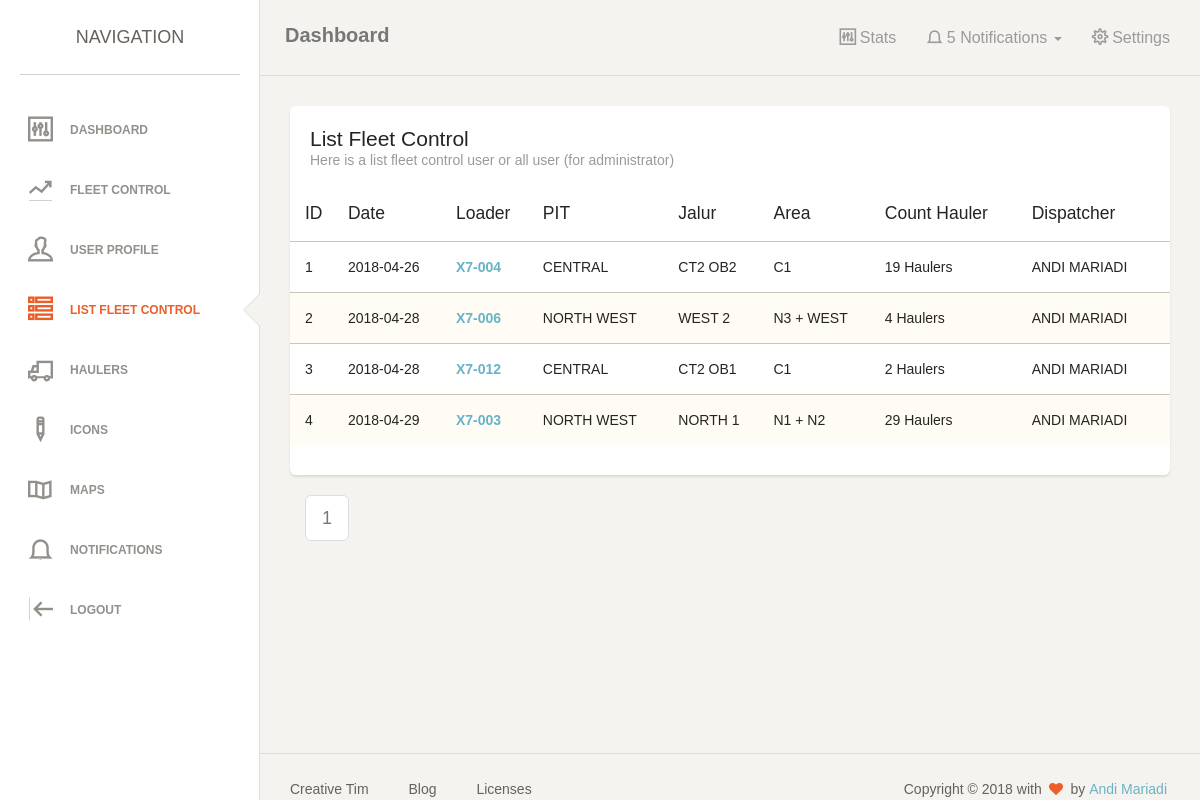
The page /index.php?list (signed in) on the database as committed earlier.
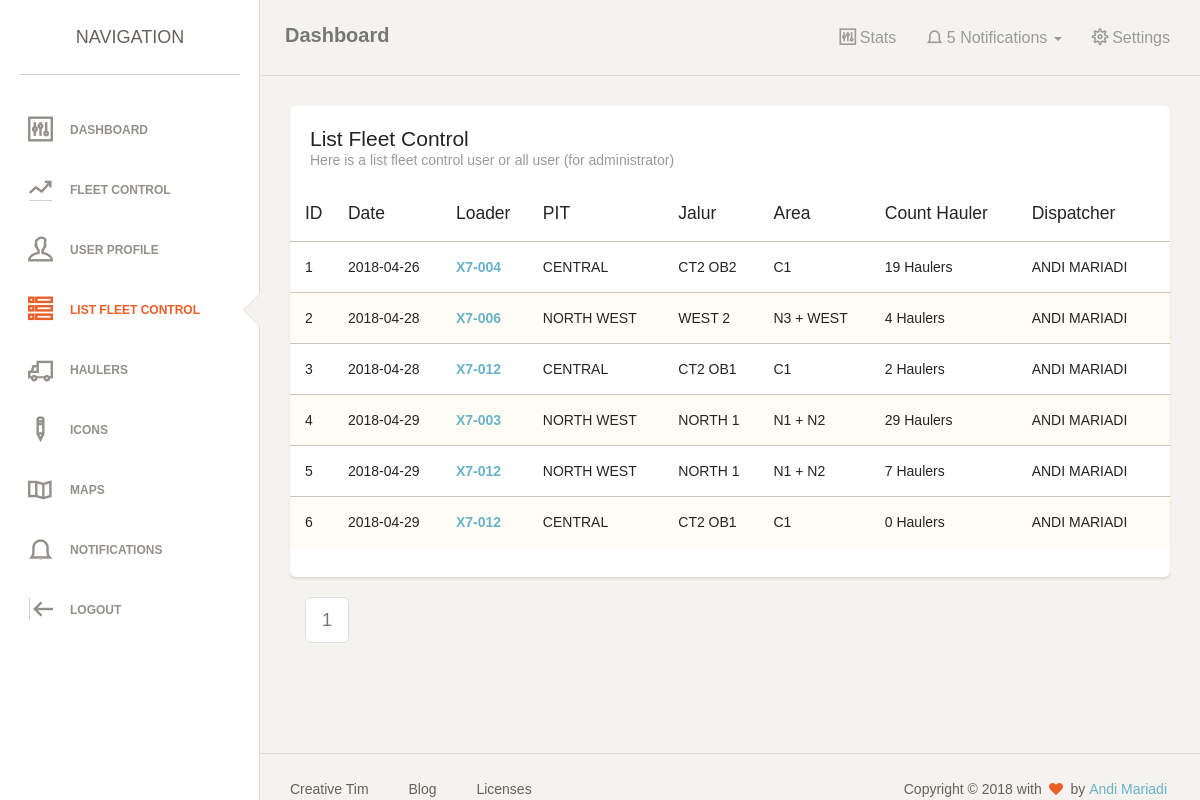
The same page on the database as committed later.
### tables this page shows
CREATE TABLE `set_fleet` (
  `id` int(20) NOT NULL,
  `date` date NOT NULL,
  `time` time NOT NULL,
  `shift` int(11) NOT NULL,
  `cn_loader` varchar(10) NOT NULL,
  `speed` float NOT NULL,
  `status` int(10) NOT NULL,
  `pit` int(10) NOT NULL,
  `jalur` int(10) NOT NULL,
  `area` int(10) NOT NULL,
  `material` int(10) NOT NULL,
  `disposal` varchar(100) NOT NULL,
  `coal_seam` varchar(10) NOT NULL,
  `coal_series` varchar(10) NOT NULL,
  `spv` varchar(100) NOT NULL,
  `gl_front` varchar(100) NOT NULL,
  `gl_disp` varchar(100) NOT NULL,
  `distance` int(10) NOT NULL,
  `refid` int(100) NOT NULL
);

CREATE TABLE `enum` (
  `id` int(10) NOT NULL,
  `name` varchar(100) NOT NULL,
  `type` varchar(50) NOT NULL,
  `refid` int(10) NOT NULL
);

### system/crud.php (called while the page is built, shortened)
<?php
class crud
{
	private $server = 'localhost';
	private $user = 'root';
	private $pass = '';
	private $database = 'fleet_control';
	public $connection;
	function __construct() {
		$this->connection = new mysqli($this->server, $this->user, $this->pass, $this->database);
	}
	public function query($sql='')
	{
		$query = $this->connection->query($sql) or die ($this->connection->error);
	    return $query;
	}
	public function get_paging_info($tot_rows,$pp,$curr_page) {
	    $pages = ceil($tot_rows / $pp);
	    $data = array();
	    $data['si']        = ($curr_page * $pp) - $pp;
	    $data['pages']     = $pages;
	    $data['curr_page'] = $curr_page;
	    return $data;
	}
}
?>

### page/list_fleet_user.php (the view, shortened to what this page needs)
<?php
$id = addslashes($_SESSION['iduser']);
$p = $pit;
?>
<div class="content">
            <div class="container-fluid">
                <div class="row">
                    <div class="col-md-12">
                        <div class="card">
                            <div class="header">
                                <h4 class="title">List Fleet Control</h4>
                                <p class="category">Here is a list fleet control user or all user (for administrator)</p>
                            </div>
                            <div class="content table-responsive table-full-width">
                                <table class="table table-striped">
                                    <thead>
                                        <th>ID</th>
                                        <th>Date</th>
                                    	<th>Loader</th>
                                    	<th>PIT</th>
                                    	<th>Jalur</th>
                                    	<th>Area</th>
                                        <th>Count Hauler</th>
                                        <th>Dispatcher</th>
                                    </thead>
                                    <tbody>
                                    <?php
                                    $no = 0;
                                        $p = empty($p) ? 1 : $p;
                                        $per_page = 10;
                                        $start = ($p - 1) * $per_page;
                                        $sql = "SELECT `set_fleet`.*, `jalur`.`name` as `jalur`, `pit`.`name` as `pit`, `area`.`name` as `area`, `first_name`, `last_name`,
                                         (SELECT count(`cn_hauler`) FROM `master_fleet` WHERE `master_fleet`.`id_fleet` = `set_fleet`.`id`) as `count_dt`
                                         FROM `dispatch_fleet` LEFT JOIN `set_fleet` ON `dispatch_fleet`.`id_fleet`  = `set_fleet`.`id`
                                        LEFT JOIN `enum` as `pit` ON `set_fleet`.`pit` = `pit`.`id`
                                        LEFT JOIN `enum` as `jalur` ON `set_fleet`.`jalur` = `jalur`.`id`
                                        LEFT JOIN `enum` as `area` ON `set_fleet`.`area` = `area`.`id`
                                        LEFT JOIN `dispatcher` ON `dispatch_fleet`.`id_dispatch` = `dispatcher`.`id`
                                        WHERE `id_dispatch` = '{$id}' AND `set_fleet`.`id` != '' ORDER BY `set_fleet`.`id` ASC";
                                        $sql_limit = $sql . " LIMIT $start, $per_page";
                                        $total = mysqli_num_rows($db->query($sql));
                                        $page_total =  ceil($total / $per_page);
                                        $sql = $db->query($sql_limit);
                                        while ($data = mysqli_fetch_assoc($sql)) {
                                            $no++;
                                    ?>
                                        <tr>
                                        	<td><?php echo $no; ?></td>
                                            <td><?php echo $data['date']; ?></td>
                                        	<td><strong><a href="?detail&<?php echo $data['id']; ?>"><?php echo $data['cn_loader']; ?></a></strong></td>
                                        	<td><?php echo $data['pit']; ?></td>
                                        	<td><?php echo $data['jalur']; ?></td>
                                        	<td><?php echo $data['area']; ?></td>
                                            <td><?php echo $data['count_dt']; ?> Haulers</td>
                                            <td><?php echo $data['first_name'] . ' ' . $data['last_name']; ?></td>
                                        </tr>
                                        <?php } ?>
                                    </tbody>
                                </table>
                            </div>
                            <div class="col-md-12">
                                        <nav aria-label="...">
                                            <ul class="pagination pagination-lg">
                                              <?php
                                               $paging_info = $db->get_paging_info($page_total,1,$p);
                                               ?>
                                                  <?php
                                                      $max = 7;
                                                      if($paging_info['curr_page'] < $max)
                                                          $sp = 1;
                                                      elseif($paging_info['curr_page'] >= ($paging_info['pages'] - floor($max / 2)) )
                                                          $sp = $paging_info['pages'] - $max + 1;
                                                      elseif($paging_info['curr_page'] >= $max)
                                                          $sp = $paging_info['curr_page']  - floor($max/2);
                                                  ?>
                                                  <?php for($i = $sp; $i <= ($sp + $max -1);$i++) : ?>
                                                      <?php
                                                          if($i > $paging_info['pages'])
                                                              continue;
                                                      ?>
                                                      <?php if($paging_info['curr_page'] == $i) : ?>
                                                          <li class="page-item disabled"><a href="#" class="page-link"><?php echo $i; ?></a></li>
                                                      <?php else : ?>
                                                          <li class="page-item"><a href='?hauler&<?php echo $i;?>' title='Page <?php echo $i; ?>' class="page-link"><?php echo $i; ?></a></li>
                                                      <?php endif; ?>
                                                  <?php endfor; ?>
                                            </ul>
                                          </nav>
                            </div>
                        </div>
                    </div>
                </div>
            </div>
</div>

### index.php (shortened to what this page needs)
<?php
include 'system/crud.php';
$db = new crud();
$page = explode('?', $_SERVER['REQUEST_URI'], 2);
$page = empty($page[1]) ? $page[0] : $page[1];
$adev = explode('&', $page);
$pit = empty($adev[1]) ? null : $adev[1];
?>
<!DOCTYPE html>
<html lang="en">
<head>
    <link href="assets/css/bootstrap.min.css" rel="stylesheet" />
    <link href="assets/css/animate.min.css" rel="stylesheet"/>
    <link href="assets/css/paper-dashboard.css" rel="stylesheet"/>
    <link href="assets/css/demo.css" rel="stylesheet" />
    <link href="assets/css/font-awesome.min.css" rel="stylesheet">
    <link href="assets/css/themify-icons.css" rel="stylesheet">
</head>
<body>
  <div class="wrapper">
    <?php include 'include/sidebar.php';?>
    <div class="main-panel">
      <?php include 'include/nav.php';?>
      <?php
      switch($page){
        case "list":
            include "page/list_fleet_user.php";
        break;
      }
      ?>
        <footer class="footer">
            <div class="container-fluid">
                <nav class="pull-left">
                    <ul>
                        <li>
                            <a href="http://www.creative-tim.com">
                                Creative Tim
                            </a>
                        </li>
                        <li>
                            <a href="http://blog.creative-tim.com">
                               Blog
                            </a>
                        </li>
                        <li>
                            <a href="http://www.creative-tim.com/license">
                                Licenses
                            </a>
                        </li>
                    </ul>
                </nav>
                <div class="copyright pull-right">
                    Copyright &copy; <script>document.write(new Date().getFullYear())</script> with <i class="fa fa-heart heart"></i> by <a href="http://github.com/andimariadi">Andi Mariadi</a>
                </div>
            </div>
        </footer>
    </div>
  </div>
</body>
</html>

### include/sidebar.php
<div class="sidebar" data-background-color="white" data-active-color="danger">
    <div class="sidebar-wrapper">
        <div class="logo">
            <div class="simple-text">
                Navigation
            </div>
        </div>
        <ul class="nav">
            <li<?php if ($page == 'home' OR $page=='') { echo ' class="active"';} ?>>
                <a href="?home">
                    <i class="ti-panel"></i>
                    <p>Dashboard</p>
                </a>
            </li>
            <li<?php if (substr($page, 0, 5) == 'fleet') { echo ' class="active"';} ?>>
                <a href="?fleet">
                    <i class="ti-stats-up"></i>
                    <p>Fleet Control</p>
                </a>
            </li>
            <li<?php if ($page == 'user') { echo ' class="active"';} ?>>
                <a href="?user">
                    <i class="ti-user"></i>
                    <p>User Profile</p>
                </a>
            </li>
            <li<?php if ($page == 'list') { echo ' class="active"';} ?>>
                <a href="?list">
                    <i class="ti-view-list-alt"></i>
                    <p>List FLeet Control</p>
                </a>
            </li>
            <li<?php if (substr($page, 0, 6) == 'hauler') { echo ' class="active"';} ?>>
                <a href="?hauler">
                    <i class="ti-truck"></i>
                    <p>Haulers</p>
                </a>
            </li>
            <li>
                <a href="#">
                    <i class="ti-pencil-alt2"></i>
                    <p>Icons</p>
                </a>
            </li>
            <li>
                <a href="#">
                    <i class="ti-map"></i>
                    <p>Maps</p>
                </a>
            </li>
            <li>
                <a href="#">
                    <i class="ti-bell"></i>
                    <p>Notifications</p>
                </a>
            </li>
            <li>
                <a href="logout.php">
                    <i class="ti-shift-left"></i>
                    <p>Logout</p>
                </a>
            </li>
        </ul>
	</div>
</div>

### include/nav.php (shortened to what this page needs)
  <nav class="navbar navbar-default">
      <div class="container-fluid">
          <div class="navbar-header">
              <a class="navbar-brand" href="#">Dashboard</a>
          </div>
          <div class="collapse navbar-collapse">
              <ul class="nav navbar-nav navbar-right">
                  <li>
                      <a href="#" class="dropdown-toggle" data-toggle="dropdown">
                          <i class="ti-panel"></i>
		<p>Stats</p>
                      </a>
                  </li>
                  <li class="dropdown">
                        <a href="#" class="dropdown-toggle" data-toggle="dropdown">
                              <i class="ti-bell"></i>
                              <p class="notification">5</p>
			<p>Notifications</p>
			<b class="caret"></b>
                        </a>
                  </li>
<li>
                      <a href="#">
		<i class="ti-settings"></i>
		<p>Settings</p>
                      </a>
                  </li>
              </ul>
          </div>
      </div>
  </nav>

Rows that differ between the two databases and show on the page:
added set_fleet: date "2018-04-29", cn_loader "X7-012", enum.name "NORTH WEST", enum.name "NORTH 1", enum.name "N1 + N2", count_dt "7", first_name "ANDI", last_name "MARIADI"
added set_fleet: date "2018-04-29", cn_loader "X7-012", enum.name "CENTRAL", enum.name "CT2 OB1", enum.name "C1", count_dt "0", first_name "ANDI", last_name "MARIADI"
